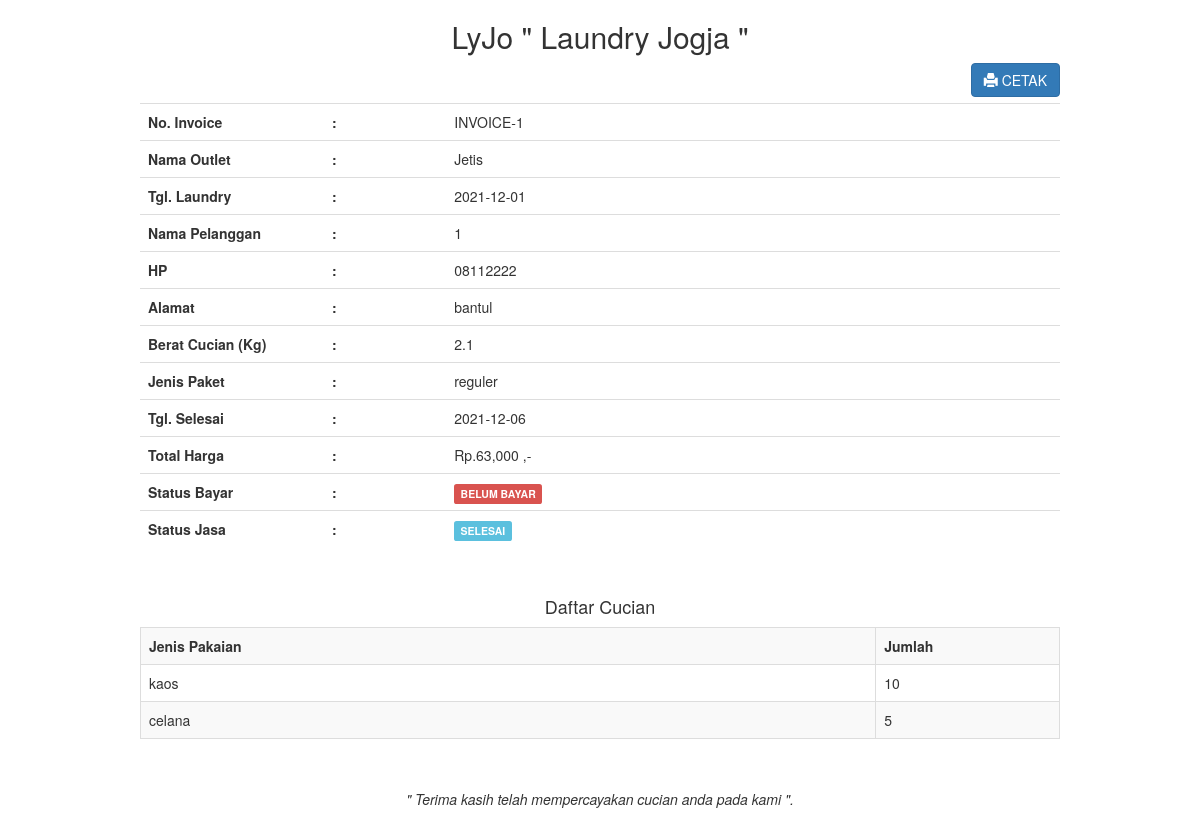
The page /admin/transaksi_invoice.php?id=1 (signed in) on the database its author committed.
### tables this page shows
CREATE TABLE `tb_transaksi` (
  `transaksi_id` int(11) NOT NULL,
  `transaksi_outlet` int(3) NOT NULL,
  `transaksi_user` int(11) NOT NULL,
  `transaksi_pelanggan` int(11) NOT NULL,
  `transaksi_paket` int(3) NOT NULL,
  `transaksi_masuk` date NOT NULL,
  `transaksi_selesai` date NOT NULL,
  `transaksi_berat` double NOT NULL,
  `transaksi_harga` int(20) NOT NULL,
  `transaksi_bayar` enum('belum','lunas') NOT NULL,
  `transaksi_status` enum('proses','selesai','diambil') NOT NULL
);

CREATE TABLE `tb_outlet` (
  `outlet_id` int(3) NOT NULL,
  `outlet_nama` varchar(35) NOT NULL,
  `outlet_alamat` text DEFAULT NULL,
  `outlet_telp` varchar(15) DEFAULT NULL
);

CREATE TABLE `tb_pelanggan` (
  `pelanggan_id` int(11) NOT NULL,
  `pelanggan_nama` varchar(35) NOT NULL,
  `pelanggan_alamat` text DEFAULT NULL,
  `pelanggan_telp` varchar(35) NOT NULL,
  `pelanggan_outlet` int(3) NOT NULL,
  `pelanggan_jenis` enum('reguler','member') NOT NULL
);

CREATE TABLE `tb_paket` (
  `paket_id` int(3) NOT NULL,
  `paket_outlet` int(3) NOT NULL,
  `paket_harga` int(20) NOT NULL,
  `paket_jenis` enum('reguler','kilat') NOT NULL
);

CREATE TABLE `tb_pakaian` (
  `pakaian_id` int(11) NOT NULL,
  `pakaian_jenis` varchar(35) NOT NULL,
  `pakaian_jumlah` int(3) NOT NULL,
  `pakaian_transaksi` int(11) NOT NULL
);

### admin/transaksi_invoice.php (the view, shortened to what this page needs)
<!DOCTYPE html>
<html>
<head>
    <link rel="stylesheet" type="text/css" href="../assets/css/bootstrap.css">
</head>
<body>
    <?php
    include '../koneksi.php';
    ?>
    <div class="container">
        <div class="col-md-10 col-md-offset-1">
        <?php
        $id = $_GET['id'];
        $transaksi = mysqli_query($koneksi,"select * from
        tb_transaksi,tb_pelanggan,tb_outlet,tb_paket
        where transaksi_id='$id' and transaksi_pelanggan=pelanggan_id and
        transaksi_outlet=outlet_id
        and transaksi_paket=paket_id" );
        while($t=mysqli_fetch_array($transaksi)){
        ?>
            <h3><center><h2>LyJo " Laundry Jogja "</h2></center></h3>
            <a href="#" onclick="printPage()" class="btn btn-primary pull-right hidden-print"><i class="glyphicon glyphicon-print"></i> CETAK</a>
            <br/>
            <br/>
            <table class="table">
                <tr>
                    <th width="20%">No. Invoice</th>
                    <th>:</th>
                    <td>INVOICE-<?php echo $t['transaksi_id']; ?></td>
                </tr>
                <tr>
                    <th>Nama Outlet</th>
                    <th>:</th>
                    <td><?php echo $t['outlet_nama']; ?></td>
                </tr>
                <tr>
                    <th width="20%">Tgl. Laundry</th>
                    <th>:</th>
                    <td><?php echo $t['transaksi_masuk']; ?></td>
                </tr>
                <tr>
                    <th>Nama Pelanggan</th>
                    <th>:</th>
                    <td><?php echo $t['transaksi_pelanggan']; ?></td>
                </tr>
                <tr>
                    <th>HP</th>
                    <th>:</th>
                    <td><?php echo $t['pelanggan_telp']; ?></td>
                </tr>
                <tr>
                    <th>Alamat</th>
                    <th>:</th>
                    <td><?php echo $t['pelanggan_alamat']; ?></td>
                </tr>
                <tr>
                    <th>Berat Cucian (Kg)</th>
                    <th>:</th>
                    <td><?php echo $t['transaksi_berat']; ?></td>
                </tr>
                <tr>
                    <th>Jenis Paket</th>
                    <th>:</th>
                    <td><?php echo $t['paket_jenis']; ?></td>
                </tr>
                <tr>
                    <th>Tgl. Selesai</th>
                    <th>:</th>
                    <td><?php echo $t['transaksi_selesai']; ?></td>
                </tr>
                <tr>
                    <th>Total Harga</th>
                    <th>:</th>
                    <td><?php echo "Rp.".number_format($t['transaksi_harga'])." ,-"; ?></td>
                </tr>
                <tr>
                    <th>Status Bayar</th>
                    <th>:</th>
                    <td>
                    <?php
                    if($t['transaksi_bayar']=="belum"){
                        echo "<div class='label label-danger'>BELUM BAYAR</div>";
                    }else if($t['transaksi_status']=="lunas"){
                        echo "<div class='label label-success'>SUDAH LUNAS</div>";
                    }
                    ?>
                    </td>
                </tr>
                <tr>
                    <th>Status Jasa</th>
                    <th>:</th>
                    <td>
                    <?php
                    if($t['transaksi_status']=="proses"){
                        echo "<div class='label label-warning'>PROSES</div>";
                    }else if($t['transaksi_status']=="selesai"){
                        echo "<div class='label label-info'>SELESAI</div>";
                    }else if($t['transaksi_status']=="diambil"){
                        echo "<div class='label label-success'>DIAMBIL</div>";
                    }
                    ?>
                    </td>
                </tr>
            </table>
            <br/>
            <h4 class="text-center">Daftar Cucian</h4>
            <table class="table table-bordered table-striped">
                <tr>
                    <th>Jenis Pakaian</th>
                    <th width="20%">Jumlah</th>
                </tr>
                <?php
                $id = $t['transaksi_id'];
                $pakaian = mysqli_query($koneksi,"select * from tb_pakaian where pakaian_transaksi='$id'");
                while($p=mysqli_fetch_array($pakaian)){
                ?>
                <tr>
                    <td><?php echo $p['pakaian_jenis']; ?></td>
                    <td width="5%"><?php echo $p['pakaian_jumlah']; ?></td>
                </tr>
                <?php } ?>
            </table>
            <br/>
            <p><center><i>" Terima kasih telah mempercayakan cucian anda pada kami ".</i></center></p>
        <?php
        }
        ?>
        </div>
    </div>
</body>
</html>

### rows shown on the page
tb_transaksi: transaksi_id "1", transaksi_outlet.outlet_nama "Jetis", transaksi_masuk "2021-12-01", transaksi_pelanggan "1", transaksi_pelanggan.pelanggan_telp "08112222", transaksi_pelanggan.pelanggan_alamat "bantul", transaksi_berat "2.1", transaksi_paket.paket_jenis "reguler", transaksi_selesai "2021-12-06", transaksi_harga "63,000", transaksi_bayar "BELUM BAYAR", transaksi_status "SELESAI"
tb_pakaian: pakaian_jenis "kaos", pakaian_jumlah "10"
tb_pakaian: pakaian_jenis "celana", pakaian_jumlah "5"
